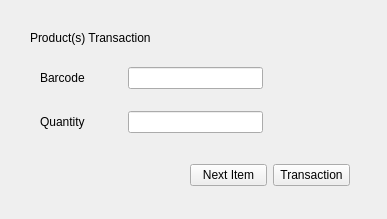
<?xml version="1.0" encoding="UTF-8"?>
<ui version="4.0">
 <class>PerformTransaction</class>
 <widget class="QWidget" name="PerformTransaction">
  <property name="geometry">
   <rect>
    <x>0</x>
    <y>0</y>
    <width>387</width>
    <height>219</height>
   </rect>
  </property>
  <property name="windowTitle">
   <string>Transaction</string>
  </property>
  <widget class="QLabel" name="label">
   <property name="geometry">
    <rect>
     <x>30</x>
     <y>30</y>
     <width>121</width>
     <height>16</height>
    </rect>
   </property>
   <property name="text">
    <string>Product(s) Transaction</string>
   </property>
  </widget>
  <widget class="QWidget" name="gridLayoutWidget">
   <property name="geometry">
    <rect>
     <x>40</x>
     <y>60</y>
     <width>311</width>
     <height>80</height>
    </rect>
   </property>
   <layout class="QGridLayout" name="gridLayout" columnstretch="50,100,50">
    <property name="horizontalSpacing">
     <number>20</number>
    </property>
    <property name="verticalSpacing">
     <number>15</number>
    </property>
    <item row="0" column="2">
     <widget class="QLabel" name="error_barcode">
      <property name="text">
       <string/>
      </property>
     </widget>
    </item>
    <item row="0" column="1">
     <widget class="QLineEdit" name="lineEdit_barcode"/>
    </item>
    <item row="0" column="0">
     <widget class="QLabel" name="label_barcode">
      <property name="text">
       <string>Barcode</string>
      </property>
     </widget>
    </item>
    <item row="1" column="0">
     <widget class="QLabel" name="label_qty">
      <property name="text">
       <string>Quantity</string>
      </property>
     </widget>
    </item>
    <item row="1" column="2">
     <widget class="QLabel" name="error_qty">
      <property name="text">
       <string/>
      </property>
     </widget>
    </item>
    <item row="1" column="1">
     <widget class="QLineEdit" name="lineEdit_qty"/>
    </item>
   </layout>
  </widget>
  <widget class="QWidget" name="horizontalLayoutWidget">
   <property name="geometry">
    <rect>
     <x>190</x>
     <y>150</y>
     <width>160</width>
     <height>51</height>
    </rect>
   </property>
   <layout class="QHBoxLayout" name="horizontalLayout">
    <item>
     <widget class="QPushButton" name="nextItem">
      <property name="text">
       <string>Next Item</string>
      </property>
     </widget>
    </item>
    <item>
     <widget class="QPushButton" name="trans">
      <property name="text">
       <string>Transaction</string>
      </property>
     </widget>
    </item>
   </layout>
  </widget>
 </widget>
 <resources/>
 <connections/>
</ui>
